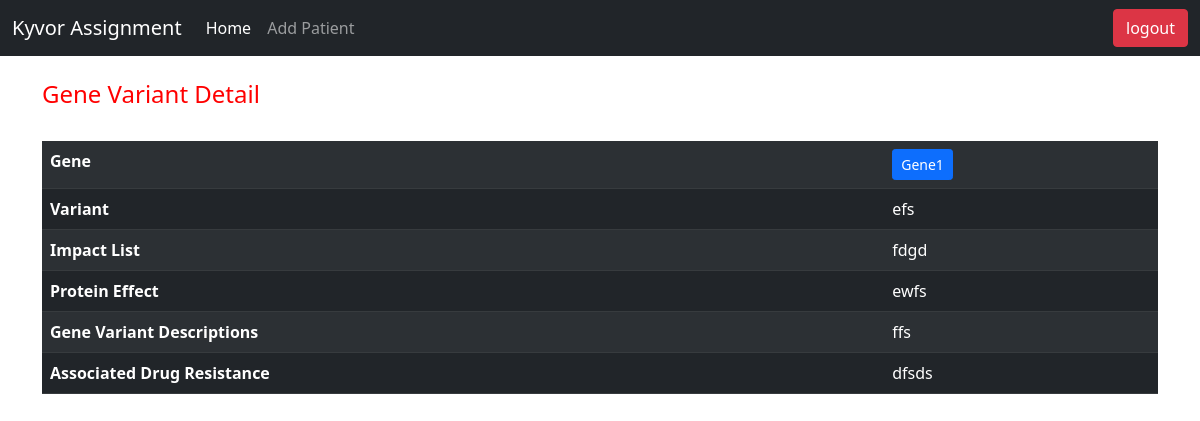
The page /variant-detail/95e70739-15e9-45c8-ae06-7fb514dfd5c7/ (signed in) on the database its author committed.
### genome/models.py (models this page shows)
class Gene(models.Model):
    gene = models.CharField(max_length=200, null=True, blank=True)
    key = models.CharField(max_length=200, null=True, blank=True)
    impact = models.CharField(max_length=200, null=True, blank=True)
    variant_description = models.CharField(
        max_length=200, null=True, blank=True)
    variant = models.CharField(max_length=200, null=True, blank=True)
    protein_effect = models.CharField(max_length=200, null=True, blank=True)
    associated_with_drug_resistance = models.CharField(
        max_length=200, null=True, blank=True)
    id = models.UUIDField(default=uuid.uuid4, unique=True,
                          primary_key=True, editable=False)
    def __str__(self):
        return self.gene

### genome/views.py (the view)
# urls.py: path('variant-detail/<str:pk>/', views.variant_detail, name="variant-detail"),
@login_required(login_url='login-user')
def variant_detail(request, pk):
    variant = Gene.objects.get(id=pk)
    print(variant)
    print(variant.gene)
    context = {
        "variant": variant
    }
    return render(request, 'genome/variant_detail.html', context)

### genome/templates/genome/variant_detail.html
{% extends 'main.html' %} {% block content %}
<br />
<div>
  <h4 style="color: red">Gene Variant Detail</h4>
  <br />
  <table class="table table-dark table-striped">
    <tbody>
      <tr>
        <th scope="row">Gene</th>
        <td>
          <a
            class="btn btn-primary btn-sm"
            href="{% url 'gene-detail' variant.gene %}"
            >{{variant.gene}}</a
          >
        </td>
      </tr>
      <tr>
        <th scope="row">Variant</th>
        <td>{{variant.variant}}</td>
      </tr>
      <tr>
        <th scope="row">Impact List</th>
        <td colspan="2">{{variant.impact}}</td>
      </tr>
      <tr>
        <th scope="row">Protein Effect</th>
        <td colspan="2">{{variant.protein_effect}}</td>
      </tr>
      <tr>
        <th scope="row">Gene Variant Descriptions</th>
        <td colspan="2">{{variant.variant_description}}</td>
      </tr>
      <tr>
        <th scope="row">Associated Drug Resistance</th>
        <td colspan="2">{{variant.associated_with_drug_resistance}}</td>
      </tr>
    </tbody>
  </table>
</div>
{% endblock content %}

### rows shown on the page
Gene: gene "Gene1", variant "efs", impact "fdgd", protein_effect "ewfs", variant_description "ffs", associated_with_drug_resistance "dfsds"
